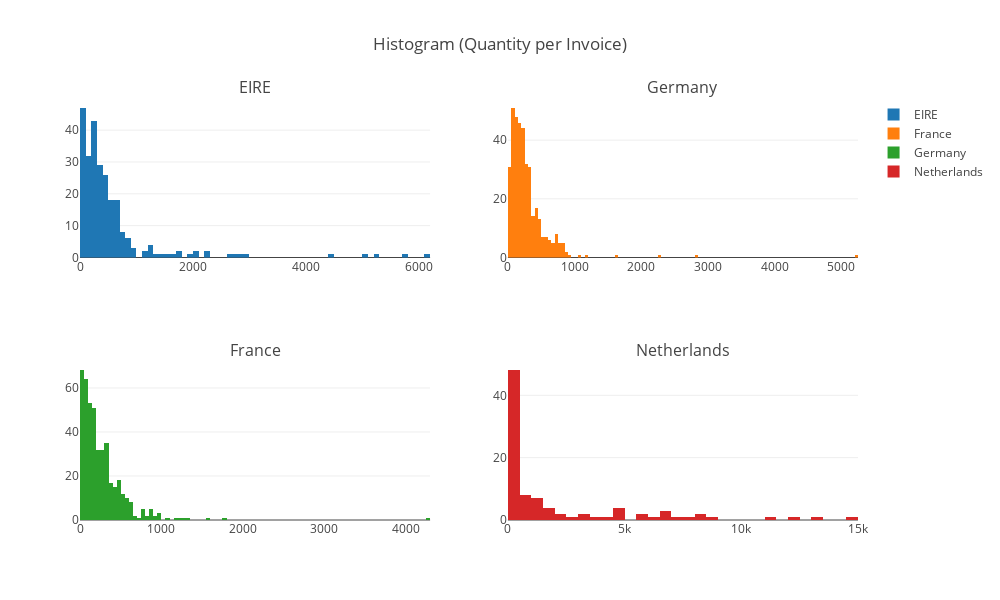

The code cell stored with this chart in its notebook:
### Code cell
# Traces
traces = [go.Histogram(x=qty_invc[country], name=country) for country in qty_invc.columns];

# Subplots
fig = tools.make_subplots(rows=2, cols=2, subplot_titles=tuple(countries), print_grid=False);
subplots = pd.MultiIndex.from_product([range(1,3), range(1,3)]);
for trace, subplot in zip(traces, subplots):
    fig.append_trace(trace, subplot[0], subplot[1]);

# Layout
fig['layout'].update(width=1000, height=600, title='Histogram (Quantity per Invoice)');

# Plot
py.iplot(fig);

### Figure 1 — Plotly figure (JSON) as saved in the notebook; plotly's stock layout.template omitted (floating-point values rounded to 4 significant figures; data arrays with more than 128 entries replaced by an {"elided": "..."} marker saying what was removed)
{"data": [{"name": "EIRE", "type": "histogram", "uid": "506fb941-2474-4853-a507-fddb6bf8bd81", "x": {"elided": "1171 int values"}, "xaxis": "x", "yaxis": "y"}, {"name": "France", "type": "histogram", "uid": "be75e974-5879-42d8-ab60-d505ab863698", "x": {"elided": "1171 int values"}, "xaxis": "x2", "yaxis": "y2"}, {"name": "Germany", "type": "histogram", "uid": "511fc712-3afd-428f-be08-99f2eff7e6fa", "x": {"elided": "1171 int values"}, "xaxis": "x3", "yaxis": "y3"}, {"name": "Netherlands", "type": "histogram", "uid": "1242bbb4-6bfc-48f0-8a1e-90c5f3d09bd0", "x": {"elided": "1171 int values"}, "xaxis": "x4", "yaxis": "y4"}], "layout": {"annotations": [{"font": {"size": 16}, "showarrow": false, "text": "EIRE", "x": 0.225, "xanchor": "center", "xref": "paper", "y": 1, "yanchor": "bottom", "yref": "paper"}, {"font": {"size": 16}, "showarrow": false, "text": "Germany", "x": 0.775, "xanchor": "center", "xref": "paper", "y": 1, "yanchor": "bottom", "yref": "paper"}, {"font": {"size": 16}, "showarrow": false, "text": "France", "x": 0.225, "xanchor": "center", "xref": "paper", "y": 0.375, "yanchor": "bottom", "yref": "paper"}, {"font": {"size": 16}, "showarrow": false, "text": "Netherlands", "x": 0.775, "xanchor": "center", "xref": "paper", "y": 0.375, "yanchor": "bottom", "yref": "paper"}], "height": 600, "title": {"text": "Histogram (Quantity per Invoice)"}, "width": 1000, "xaxis": {"anchor": "y", "domain": [0, 0.45]}, "xaxis2": {"anchor": "y2", "domain": [0.55, 1]}, "xaxis3": {"anchor": "y3", "domain": [0, 0.45]}, "xaxis4": {"anchor": "y4", "domain": [0.55, 1]}, "yaxis": {"anchor": "x", "domain": [0.625, 1]}, "yaxis2": {"anchor": "x2", "domain": [0.625, 1]}, "yaxis3": {"anchor": "x3", "domain": [0, 0.375]}, "yaxis4": {"anchor": "x4", "domain": [0, 0.375]}}}
